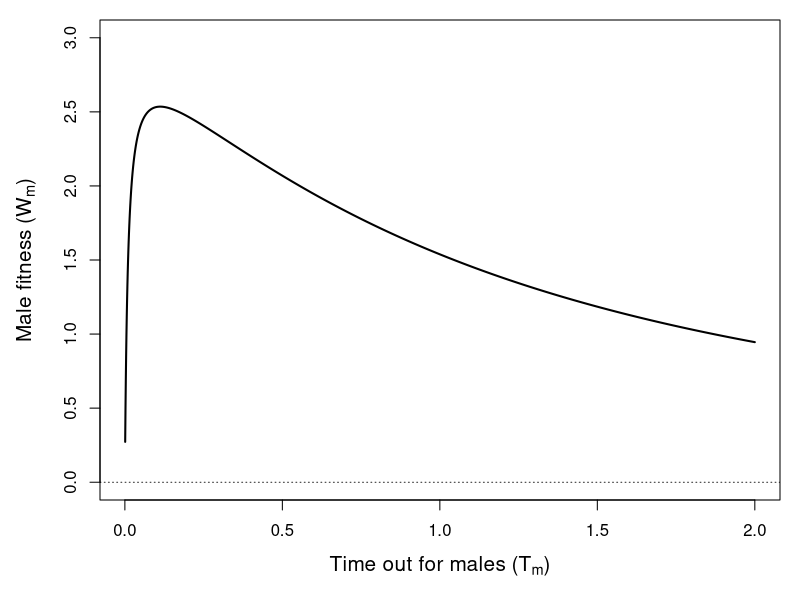
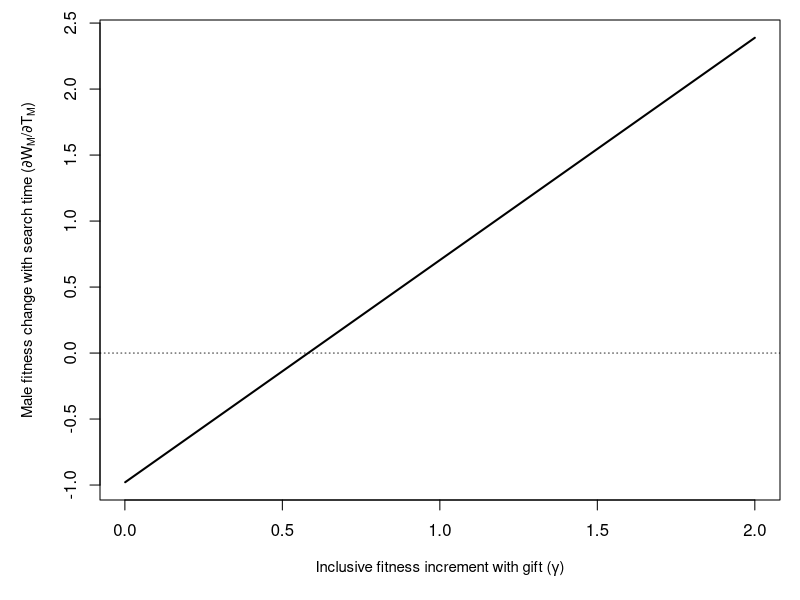
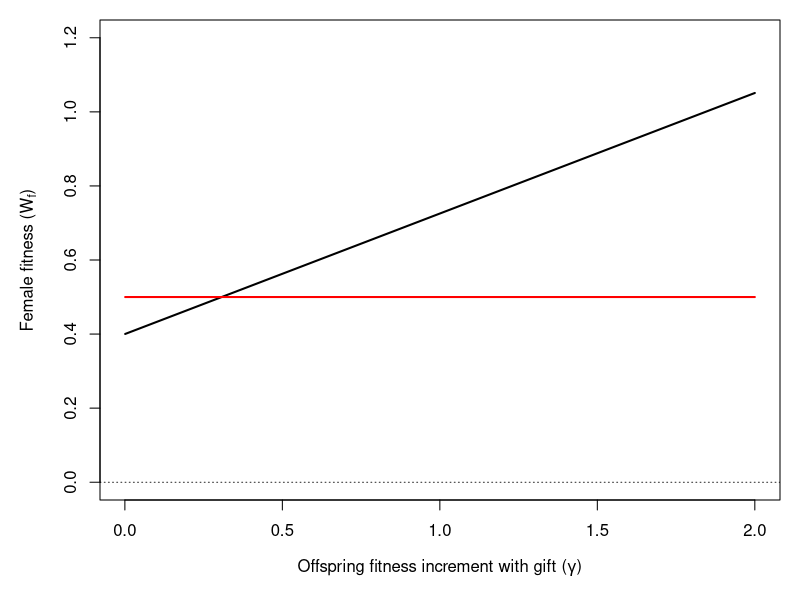
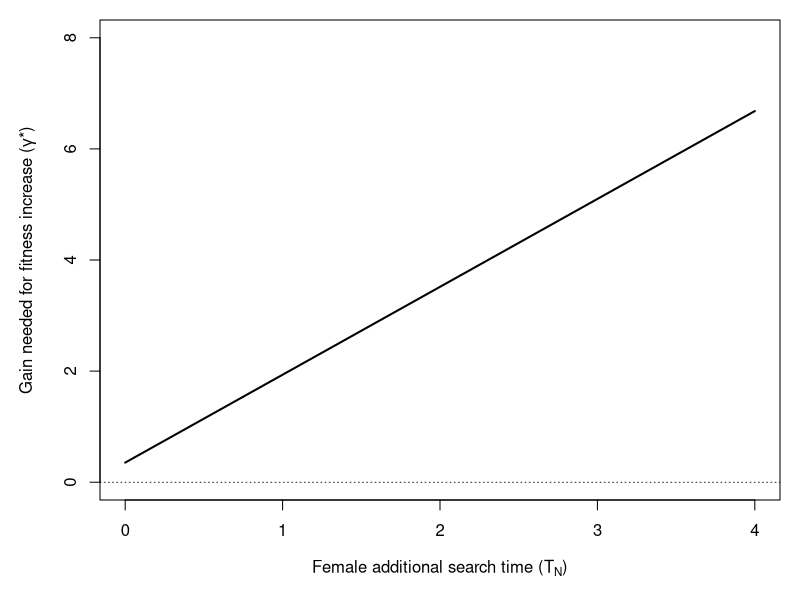
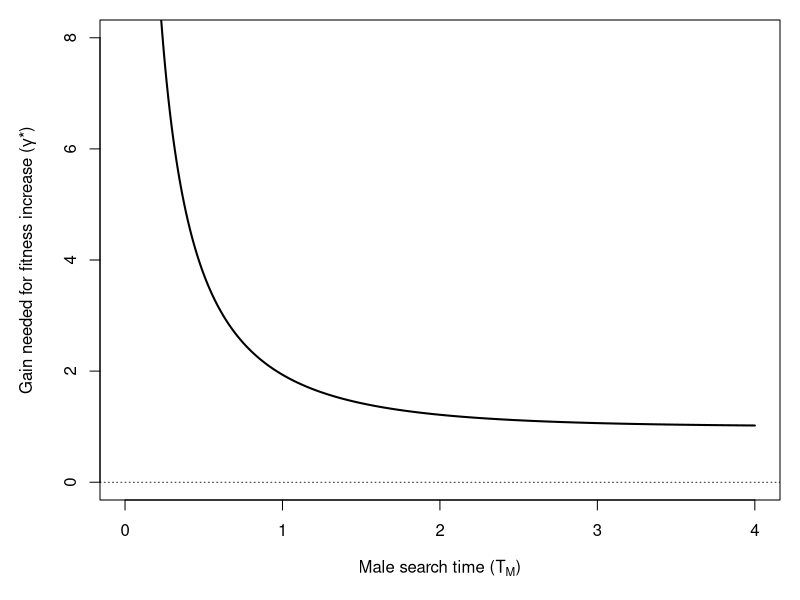

R code for these plots, in order:
## ---- chunk 1
PrGf <- function(Tm, a1){
  vals <- 1 - exp(-(1/a1)*Tm);
  return(vals);
}
## ---- chunk 2
PrFf <- function(Tm, a1, a2){
  vals <- (1 - exp(-(1/a2)*Tm)) * exp(-(1/a1)*Tm);
  return(vals);
}
## ---- chunk 3
PrLf <- function(Tm, a1, a2){
  vals <- 1 - exp(-((1/a1) + (1/a2))*Tm);
  return(vals);
}
## ---- chunk 4
W_mf <- function(PrG, PrF, PrL, gamma, Tm, beta, M){
  val <- ((PrG * (1 + gamma)) + PrF + PrL) / (Tm + (sqrt(beta)/M));
  return(val);
}
W_mf_full  <- function(gamma, Tm, beta_val, M, a1, a2){
  PrG_val  <- PrGf(Tm = Tm, a1 = a1);
  PrF_val  <- PrFf(Tm = Tm, a1 = a1, a2 = a2);
  PrL_val  <- PrLf(Tm = Tm, a1 = a1, a2 = a2);
  W_mf_val <- W_mf(PrG = PrG_val, PrF = PrF_val, PrL = PrL_val, Tm = Tm, 
                   gamma = gamma, beta = beta_val, M = M);
}
## ---- chunk 5
W_m  <- function(mom = 1, mim = 1, mof = 1, mif = 1, M = 100, TF, TM, gamma, 
                 a1, a2, beta = 1){
  pG <- PrGf(Tm = TM, a1 = a1);
  pF <- PrFf(Tm = TM, a1 = a1, a2 = a2);
  pL <- PrLf(Tm = TM, a1 = a1, a2 = a2);
  bb <- beta;
  WW <- W_mf_full(gamma = gamma, Tm = TM, beta_val = bb, M = M, a1 = a1, 
                  a2 = a2);
  return(WW)
}
## ---- chunk 6
TMvals  <- seq(from = 0.001, to = 2, by = 0.001);
malefit <- W_m(mom = 1, mim = 1, mof = 1, mif = 1, M = 100, TF = 1, gamma = 0,
               a1 = 1, a2 = 2, beta = 1, TM = TMvals);
par(mar = c(5, 5, 1, 1));
plot(x = TMvals, y = malefit, type = "l", lwd = 2, cex.lab = 1.25,
     ylim = c(0, 3),
     xlab = expression(paste("Time out for males (", T[m], ")")),
     ylab = expression(paste("Male fitness (", W[m], ")")));
abline(h = 0, lty = "dotted", lwd = 0.8);
## ---- chunk 7
dWdT <- function(gamma, Tm, beta = 1, M = 100, a1 = 1){
  num <- M*M*(gamma*exp(Tm/a1) - gamma - 1);
  den <- (sqrt(beta) + Tm*M)^2
  val <- num/den
  return(val);
}
## ---- chunk 8
gavals  <- seq(from = 0.001, to = 2, by = 0.001);
malefit <- dWdT(gamma = gavals, Tm = 1, beta = 1, M = 100, a1 = 1);
par(mar = c(5, 5, 1, 1));
plot(x = gavals, y = malefit, type = "l", lwd = 2, cex.lab = 0.9,
     xlab = expression(paste("Inclusive fitness increment with gift (", gamma, ")")),
     ylab = expression(paste("Male fitness change with search time (",partialdiff,"W"[M],"/",partialdiff,"T"[M],")")));
abline(h = 0, lty = "dotted", lwd = 0.8);
## ---- chunk 9
Wfn <- function(TF = 1){
  return(0.5/TF);
}
WFG <- function(gamma, a1 = 1, a2 = 2, Tf = 1, TN = 1, M = 100, beta = 1, Tm){
  PrG <- 1 - exp(-(1/a1)*Tm);
  PrF <- (1 - exp(-(1/a2)*Tm))*exp(-(1/a1)*Tm);
  Wfg <- 0.5 * (1 + gamma * (PrG / (PrG + PrF)));
  prg <- 1 - exp(-TN * (M / sqrt(beta)) * (PrG + PrF));
  val <- prg * (Wfg / (Tf + TN));
  return(val);
}
## ---- chunk 10
gavals  <- seq(from = 0.001, to = 2, by = 0.001);
fmleL   <- rep(Wfn(TF = 1), times = length(gavals));
fmleG   <- WFG(gamma = gavals, Tm = 1, TN = 0.25)
plot(x = gavals, y = fmleG, type = "l", lwd = 2, cex.lab = 1, 
     ylim = c(0, 1.2),
     xlab = expression(paste("Offspring fitness increment with gift (", gamma, ")")),
     ylab = expression(paste("Female fitness (", W[f], ")")))
points(x = gavals, y = fmleL, type = "l", lwd = 2, col = "red");
abline(h = 0, lty = "dotted", lwd = 0.8);
## ---- chunk 11
gamma_star <- function(TN, M, beta, TF, a1, a2, TM){
  top1 <- exp(-(TM/a1)) * exp(-(TM/a2)) - 1;
  top2 <- exp(-(TM*(a2 + a1))/(a1*a2)) * TF + TN;
  bot1 <- TF;
  bot2 <- exp(-(TM*(a2 + a1))/(a1*a2)) - 1;
  bot3 <- exp(-(TM/a1)) - 1;
  topp <- top1 * top2;
  bott <- bot1 * bot2 * bot3;
  gst  <- -1*topp/bott;
  return(gst);
}
## ---- chunk 12
ts <- seq(from = 0, to = 4, by = 0.001);
yy <- gamma_star(TN = ts, M = 100, beta = 1, TF = 1, a1 = 1, a2 = 2, TM = 1);
par(mar = c(5, 5, 1, 1));
plot(x = ts, y = yy, type = "l", lwd = 2, cex.lab = 1, ylim = c(0, 8),
     xlab = expression(paste("Female additional search time (", "T"[N], ")")),
     ylab = expression(paste("Gain needed for fitness increase (", gamma, "*)")));
abline(h = 0, lty = "dotted", lwd = 0.8);
## ---- chunk 13
ts <- seq(from = 0.001, to = 4, by = 0.001);
yy <- gamma_star(TN = 1, M = 100, beta = 1, TF = 1, a1 = 1, a2 = 2, TM = ts);
plot(x = ts, y = yy, type = "l", lwd = 2, cex.lab = 1, ylim = c(0, 8),
     xlab = expression(paste("Male search time (", "T"[M], ")")),
     ylab = expression(paste("Gain needed for fitness increase (", gamma, "*)")));
abline(h = 0, lty = "dotted", lwd = 0.8);
